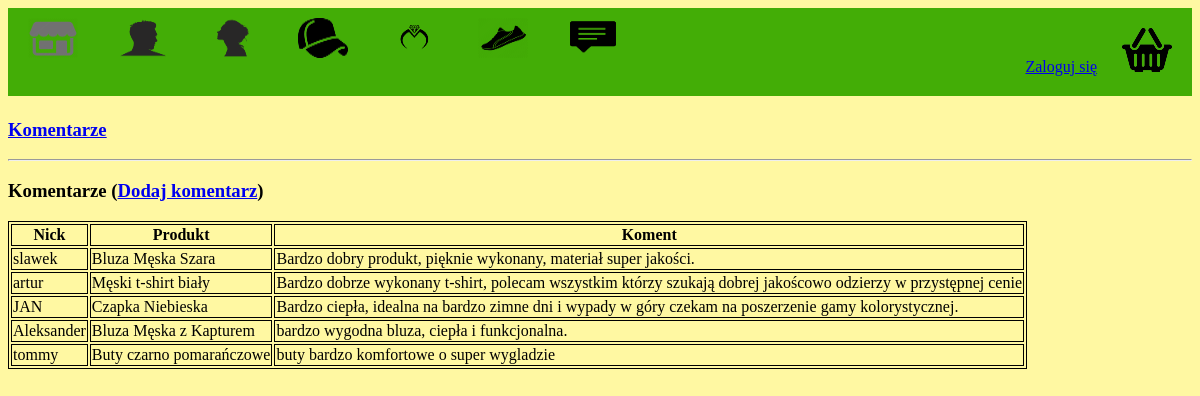
The page /show on the database its author committed.
### app.py (models this page shows)
class komentarze(db.Model):
   nick = db.Column(db.String(100), primary_key = True)
   produkt = db.Column(db.String(50))
   koment = db.Column(db.String(200))

### app.py (the view)
@app.route('/show')
def show():
   return render_template('show.html', komentarze = komentarze.query.all() )

### templates/show.html (shortened to what this page needs)
<!DOCTYPE html>
<html lang = "pl">
      <head>
         <link rel="stylesheet" href={{url_for('static', filename='css/delete.css')}}>
         <link rel="stylesheet" href={{ url_for('static', filename='css/topStyle.css') }} />
      </head>
      <body>
      <div id="title">
         <a href="/">
            <img id="logo" src= {{ url_for('static', filename='images/logo.png') }} />
         </a>
         <a href="/displayCategory?categoryId=1">
            <img id="mężczyzna" src= {{ url_for('static', filename='images/mężczyzna.png') }} />
         </a>
         <a href="/displayCategory?categoryId=2">
            <img id="kobieta" src= {{ url_for('static', filename='images/kobieta.png') }} />
         </a>
         <a href="/displayCategory?categoryId=3">
            <img id="akcesoria" src= {{ url_for('static', filename='images/akcesoria.png') }} />
         </a>
         <a href="/displayCategory?categoryId=4">
            <img id="biżuteria" src= {{ url_for('static', filename='images/biżuteria.png') }} />
         </a>
         <a href="/displayCategory?categoryId=5">
            <img id="buty" src= {{ url_for('static', filename='images/buty.png') }} />
         </a>
         <a href="/show">
            <img id="koment" src= {{ url_for('static', filename='images/koment.png') }} />
         </a>
         <div id="kart">
            <a class="link" href="/koszyk">
               <img src={{url_for('static', filename='images/koszyk_zakupowy.png')}} id="koszykIcon" />
            </a>
         </div>
         {% if not loggedIn %}
         <div id="signInButton">
            <a class="link" href="/loginForm">Zaloguj się</a>
         </div>
         {% endif %}
         </div>
      <h3>
         <a href = "{{ url_for('show') }}">Komentarze</a>
      </h3>
      <hr/>
      <h3>Komentarze (<a href = "{{ url_for('new') }}">Dodaj komentarz</a>)</h3>
      <table>
         <thead>
            <tr>
               <th>Nick</th>
               <th>Produkt</th>
               <th>Koment</th>
            </tr>
         </thead>
         <tbody>
            {% for komentarz in komentarze %}
               <tr>
                  <td>{{ komentarz.nick }}</td>
                  <td>{{ komentarz.produkt }}</td>
                  <td>{{ komentarz.koment }}</td>
               </tr>
            {% endfor %}
         </tbody>
      </table>
   </body>
</html>

### static/css/delete.css (style rules this page uses)
table, th, td { border: 1px solid black; }

### static/css/topStyle.css (style rules this page uses)
body { background-color: rgba(255, 247, 137, 0.781); }
#logo { height: 40px; width: 50px; margin-left: 20px; margin-top: 10px; margin-bottom: 10px; margin-right: 20px; float: left; }
#mężczyzna { height: 40px; width: 50px; margin-left: 20px; margin-top: 10px; margin-bottom: 10px; margin-right: 20px; float: left; }
#kobieta { height: 40px; width: 50px; margin-left: 20px; margin-top: 10px; margin-bottom: 10px; margin-right: 20px; float: left; }
#akcesoria { height: 40px; width: 50px; margin-left: 20px; margin-top: 10px; margin-bottom: 10px; margin-right: 20px; float: left; }
#biżuteria { height: 40px; width: 50px; margin-left: 20px; margin-top: 10px; margin-bottom: 10px; margin-right: 20px; float: left; }
#buty { height: 40px; width: 50px; margin-left: 20px; margin-top: 10px; margin-bottom: 10px; margin-right: 20px; float: left; }
#koment { height: 40px; width: 50px; margin-left: 20px; margin-top: 10px; margin-bottom: 10px; margin-right: 20px; float: left; }
#title { background-color: rgb(67, 173, 6); display: inline-block; width: 100%; }
#kart { color: white; margin-top: 20px; margin-bottom: 20px; margin-left: 20px; margin-right: 20px; float: right; }
#signInButton { color: yellow; margin-top: 50px; margin-bottom: 20px; margin-left: 20px; margin-right: 5px; float: right; }

### rows shown on the page
komentarze: nick "slawek", produkt "Bluza Męska Szara", koment "Bardzo dobry produkt, pięknie wykonany, materiał super jakości."
komentarze: nick "artur", produkt "Męski t-shirt biały", koment "Bardzo dobrze wykonany t-shirt, polecam wszystkim którzy szukają dobrej jakoścowo odzierzy w przystępnej cenie"
komentarze: nick "JAN", produkt "Czapka Niebieska", koment "Bardzo ciepła, idealna na bardzo zimne dni i wypady w góry czekam na poszerzenie gamy kolorystycznej."
komentarze: nick "Aleksander", produkt "Bluza Męska z Kapturem", koment "bardzo wygodna bluza, ciepła i funkcjonalna."
komentarze: nick "tommy", produkt "Buty czarno pomarańczowe", koment "buty bardzo komfortowe o super wygladzie"
